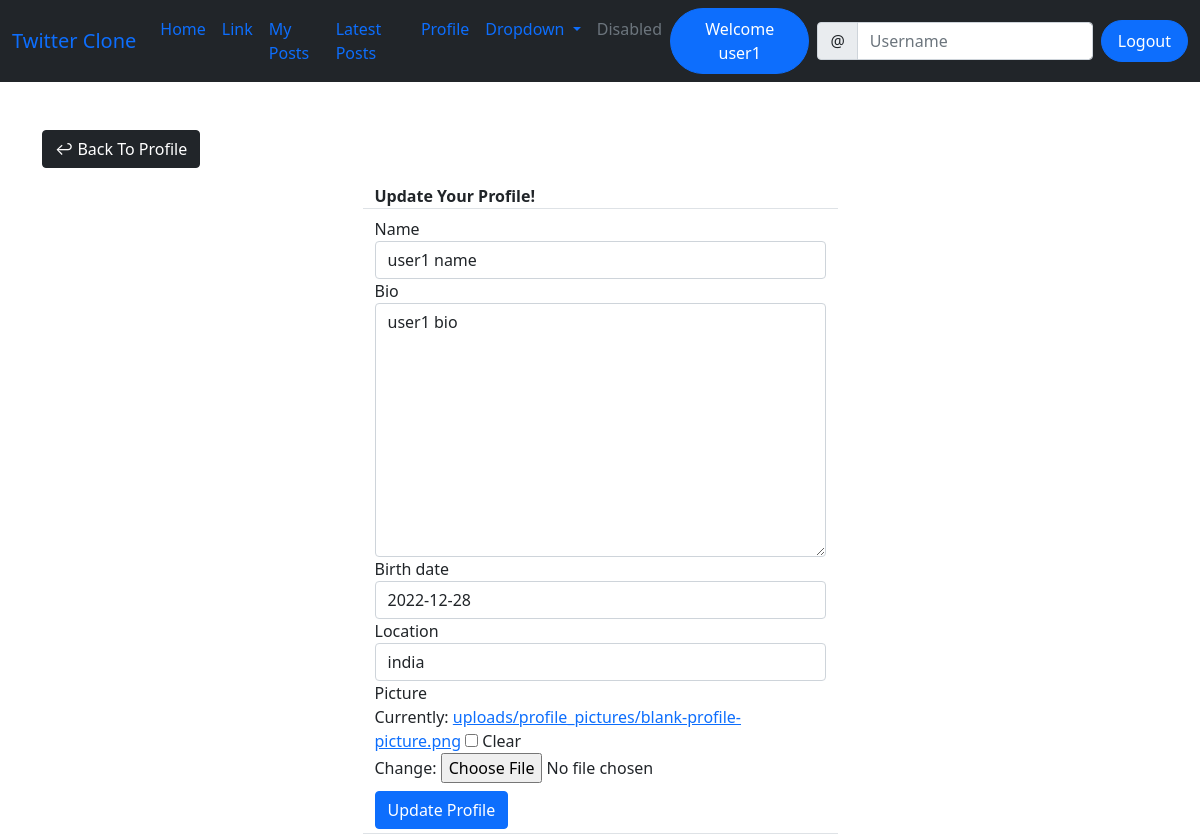
The page /profile/edit/2/ (signed in) on the database as committed earlier.
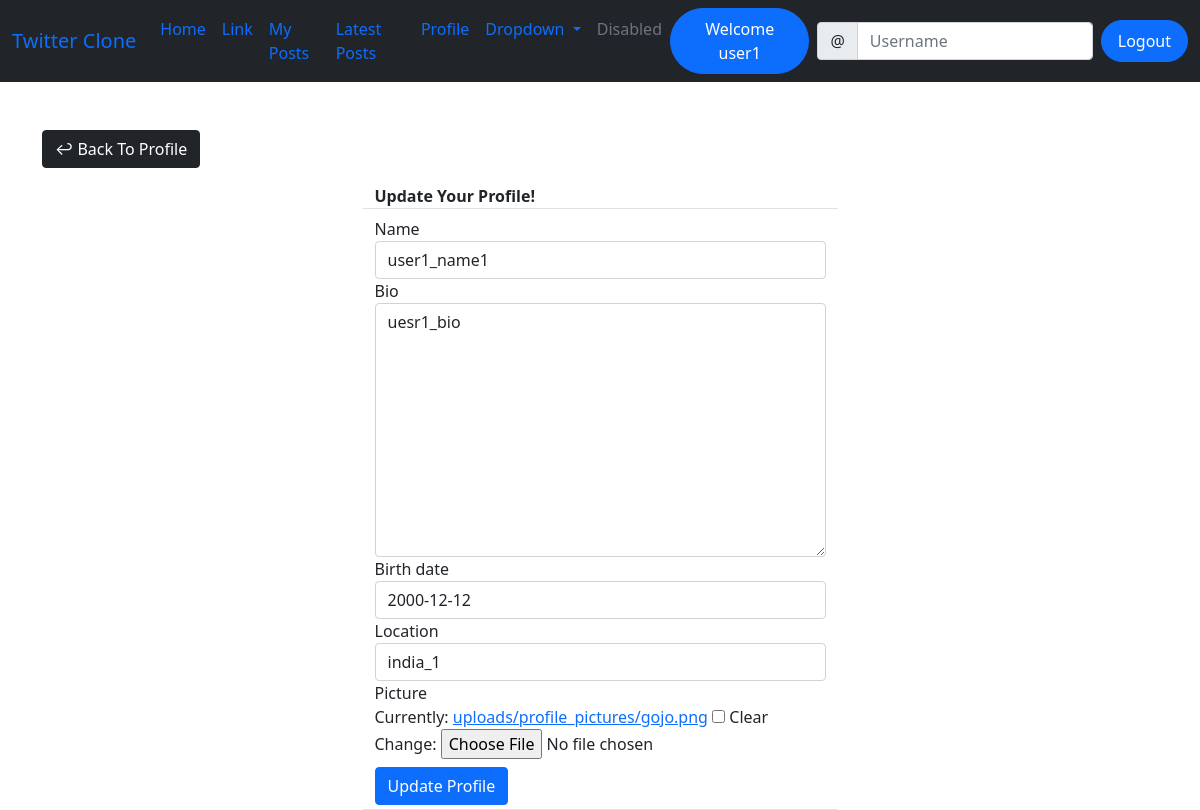
The same page on the database as committed later.
### social/models.py (models this page shows)
class UserProfile(models.Model):
    user = models.OneToOneField(User, primary_key=True, verbose_name='user', related_name='profile', on_delete=models.CASCADE)
    name = models.CharField(max_length=30, blank=True, null=True)
    bio = models.TextField(max_length=500, blank=True, null=True)
    birth_date = models.DateField(null=True, blank=True)
    location = models.CharField(max_length=100, blank=True, null=True)
    picture = models.ImageField(upload_to='uploads/profile_pictures', default='uploads/profile_pictures/blank-profile-picture.png', blank=True)
    followers = models.ManyToManyField(User, blank=True, related_name='followers')

### social/views.py (the view, shortened to what this page needs)
# urls.py: path('profile/edit/<int:pk>/', ProfileEditView.as_view(), name='profile-edit'),
class ProfileEditView(LoginRequiredMixin, UserPassesTestMixin, UpdateView):
    model = UserProfile
    fields = ["name", "bio", "birth_date", "location", "picture"]
    template_name = "social/profile_edit.html"
    def test_func(self):
        profile = self.get_object() # current profile's object
        profile_of_user = self.request.user == profile.user
        return profile_of_user # True or False

### templates/social/profile_edit.html (shortened to what this page needs)
{% extends 'base.html' %}
{% load crispy_forms_tags %}
{% block content %}
<div class="container">
    <div class="row mt-5">
        <div class="col-md-5 col-sm-6">
            <a href="{% url 'profile' object.pk %}" class="btn btn-dark">&#8617; Back To Profile</a>
        </div>
    </div>
    <div class="row justify-content-center mt-3">
        <div class="col-md-5 col-sm-12 border-bottom">
           <strong>Update Your Profile!</strong>
        </div>
    </div>
    <div class="row justify-content-center mt-2">
        <div class="col-md-5 col-sm-12 border-bottom">
            <form action="" method="POST" enctype="multipart/form-data">
                {{ form | crispy }}
                <div class="">
                    <button class="btn btn-primary mb-1 mt-2">Update Profile</button>
                </div>
            </form>
        </div>
    </div>
</div>
{% endblock content %}

Rows that differ between the two databases and show on the page:
changed UserProfile: name "user1 name" → "user1_name1"; bio "user1 bio" → "uesr1_bio"; birth_date "2022-12-28" → "2000-12-12"; location "india" → "india_1"
Other text that changed with them:
text no longer shown: "Name Bio Birth date Location Picture Currently: uploads/profile_pictures/blank-profile-picture.png Clear Change:"
text now shown: "Name Bio Birth date Location Picture Currently: uploads/profile_pictures/gojo.png Clear Change:"
